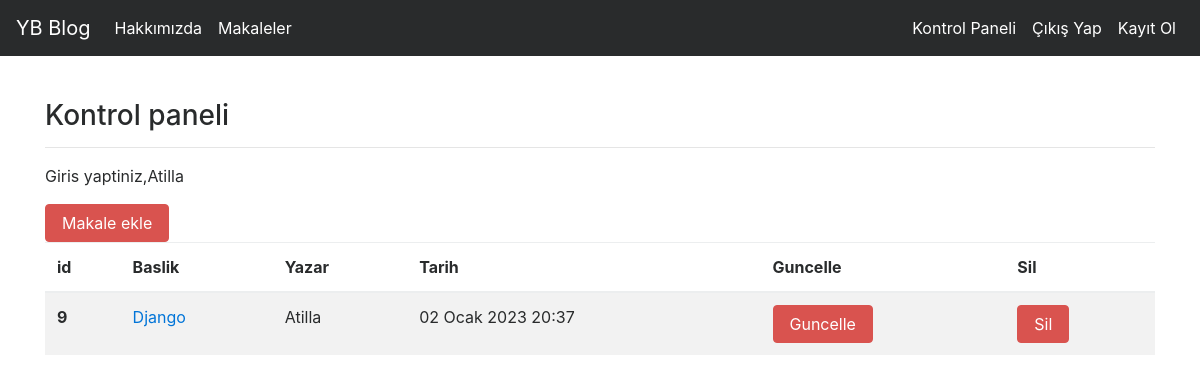
Screenshot of /articles/dashboard/ (signed in) with the database file from the repository.
### articles/models.py (models this page shows, shortened)
class Articles(models.Model):
    author=models.ForeignKey('auth.User',on_delete=models.CASCADE,verbose_name='Yazar') #Djangonun dacilindeki Auth.User istifade ederek yazdiq.User silinende onun meqalesi de silinecek -on_delete=moldes.Cascade bunu gosterir
    title=models.CharField(max_length=50,verbose_name='Basliq')
    content=RichTextField()
    created_date=models.DateTimeField(auto_now_add=True)
    article_image=models.FileField(blank=True,null=True,verbose_name='Fotoraf ekleyin')
    class Meta:
        ordering = ['-created_date']

### articles/views.py (the view)
# urls.py: path('dashboard/',dashboard, name = "dashboard"),
@login_required(login_url='user:login')
def dashboard(request):
    articles=Articles.objects.filter(author=request.user)
    context={
        'articles': articles
    }
    return render(request,"dashboard.html",context)

### templates/dashboard.html
{% extends 'layout.html'%}
{% block body %}
<h3>Kontrol paneli </h3>
<hr>
<p>
    Giris yaptiniz,{{request.user.username}}
</p>
<a class='btn btn-danger' href="{% url 'articles:addarticles' %}">Makale ekle</a>
{% if articles %}
<table class="table table-striped">
    <thead>
      <tr>
        <th scope="col">id</th>
        <th scope="col">Baslik</th>
        <th scope="col">Yazar</th>
        <th scope="col">Tarih</th>
        <th scope="col">Guncelle</th>
        <th scope="col">Sil</th>
      </tr>
    </thead>
   <tbody>
        {% for article in articles %}
      <tr>
        <th scope="row">{{article.id}}</th>
        <td><a href="{% url 'articles:detail' article.id %}">{{article.title}}</a></td>
        <td>{{article.author}}</td>
        <td>{{article.created_date}}</td>
        <td scope="col"><a href="{% url 'articles:update' article.id %}" class='btn btn-danger'>Guncelle</a></td>
        <td scope="col"><a href="{% url 'articles:delete' article.id %}" class='btn btn-danger'>Sil</a></td>
      </tr>
        {% endfor %}
    </tbody>
  </table>
  {% else %}
  <h3 class='alert alert-danger'>"Makaleniz henuz yok..."</h3>
  {% endif %}
{% endblock %}

### rows the page displays
Articles: id "9", title "Django", author "Atilla", created_date "02 Ocak 2023 20:37"

### other values shown
{{ request.user.username }} "Atilla"
